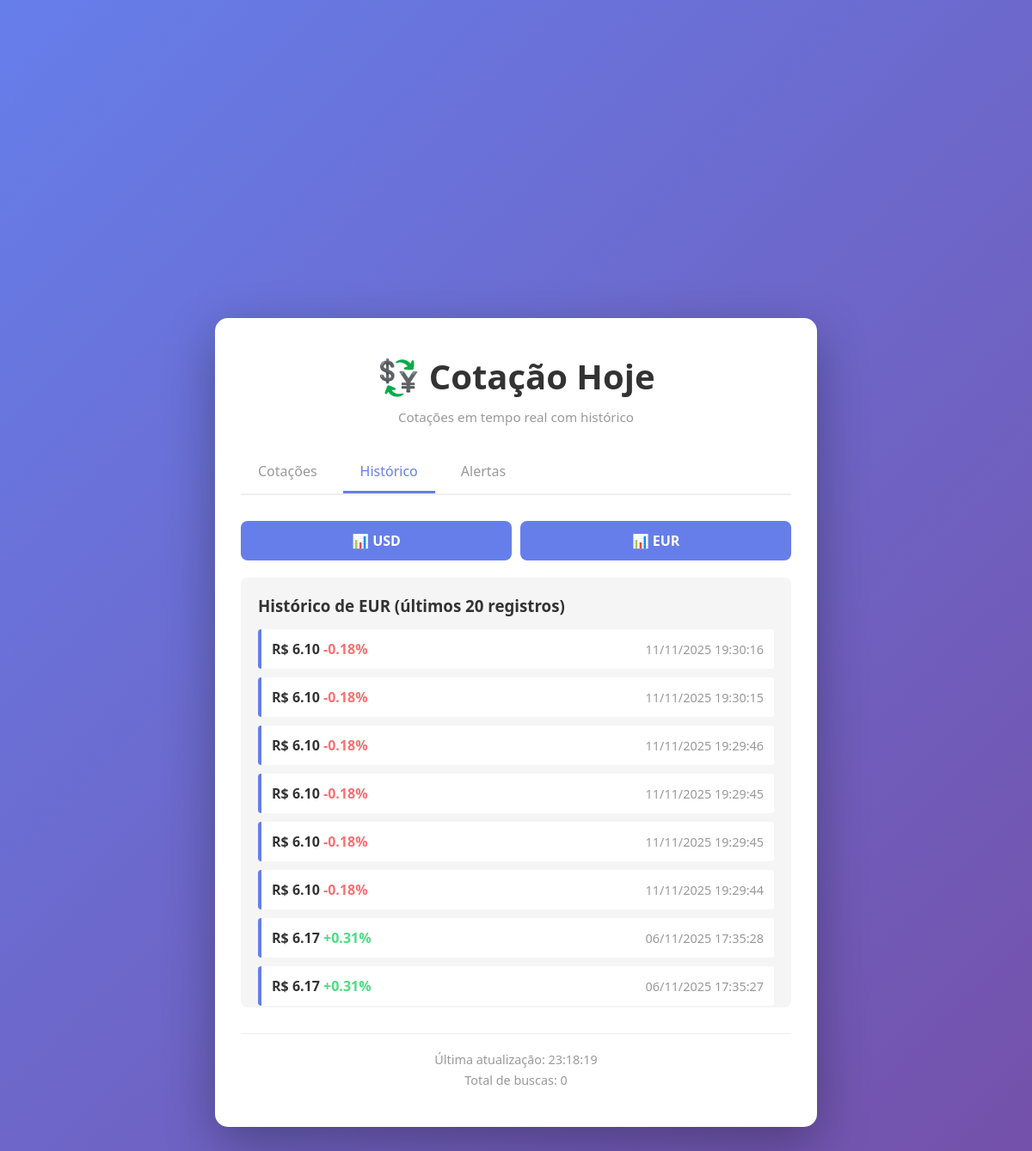
/historico?moeda=EUR, run on the app's committed database.
### models.py (models this page shows)
class Cotacao(db.Model):
    __tablename__ = 'cotacoes'
    id = db.Column(db.Integer, primary_key=True)
    moeda = db.Column(db.String(3), nullable=False)
    nome_moeda = db.Column(db.String(100), nullable=False)
    valor_atual = db.Column(db.Float, nullable=False)
    variacao = db.Column(db.Float, nullable=False)
    timestamp_api = db.Column(db.String(50), nullable=False)
    criado_em = db.Column(db.DateTime, nullable=False, default=datetime.now)
    def para_dict(self):
        return {
            'id': self.id,
            'moeda': self.moeda,
            'nome_moeda': self.nome_moeda,
            'valor_atual': self.valor_atual,
            'variacao': self.variacao,
            'timestamp_api': self.timestamp_api,
            'criado_em': self.criado_em.strftime('%d/%m/%Y %H:%M:%S')
        }

### app.py (the view)
@app.route('/historico')
def historico():
    moeda = request.args.get('moeda', 'USD').upper()
    if moeda not in ['USD', 'EUR']:
        moeda = 'USD'
    historico_dados = cotacao_service.obter_historico(moeda, 20)
    return render_template(
        'index.html',
        pagina='historico',
        moeda=moeda,
        historico=historico_dados,
        atualizado_em=estado_app["atualizado_em"],
        total_buscas=estado_app["total_buscas"],
        alertas_disparados=estado_app["alertas_disparados"]  # ✅ NOVO
    )

### cotacao_service.py (called while the page is built)
    def obter_historico(self, moeda='USD', limite=10):
        try:
            cotacoes = Cotacao.query.filter_by(moeda=moeda)\
                                    .order_by(Cotacao.criado_em.desc())\
                                    .limit(limite)\
                                    .all()
            return [c.para_dict() for c in cotacoes]
        except Exception as e:
            print(f"Erro ao buscar histórico: {e}")
            return []

### templates/index.html (shortened to what this page needs)
<!DOCTYPE html>
<html lang="pt-BR">
<head>
    <link rel="stylesheet" href="{{ url_for('static', filename='style.css') }}">
</head>
<body>
    <div class="container">
        <header>
            <h1>💱 Cotação Hoje</h1>
            <p class="subtitulo">Cotações em tempo real com histórico</p>
        </header>
        <div class="abas">
            <a href="/" class="aba-botao {% if pagina == 'cotacoes' %}ativo{% endif %}">Cotações</a>
            <a href="/historico" class="aba-botao {% if pagina == 'historico' %}ativo{% endif %}">Histórico</a>
            <a href="/alertas" class="aba-botao {% if pagina == 'alertas' %}ativo{% endif %}">Alertas</a>
        </div>
        <div id="conteudo-principal" class="conteudo-principal">
            {% if pagina == 'cotacoes' %}
                <div id="cotacoes-container" class="cotacoes-container">
                    {% if cotacoes %}
                        <div class="cotacao-card">
                            <div class="cotacao-moeda">💵 {{ cotacoes.usd.nome }}</div>
                            <div class="cotacao-valor">R$ {{ "%.2f"|format(cotacoes.usd.valor_atual) }}</div>
                            <div class="cotacao-variacao {% if cotacoes.usd.variacao >= 0 %}variacao-positiva{% else %}variacao-negativa{% endif %}">
                                {% if cotacoes.usd.variacao >= 0 %}+{% endif %}{{ "%.2f"|format(cotacoes.usd.variacao) }}%
                            </div>
                        </div>
                        <div class="cotacao-card">
                            <div class="cotacao-moeda">💶 {{ cotacoes.eur.nome }}</div>
                            <div class="cotacao-valor">R$ {{ "%.2f"|format(cotacoes.eur.valor_atual) }}</div>
                            <div class="cotacao-variacao {% if cotacoes.eur.variacao >= 0 %}variacao-positiva{% else %}variacao-negativa{% endif %}">
                                {% if cotacoes.eur.variacao >= 0 %}+{% endif %}{{ "%.2f"|format(cotacoes.eur.variacao) }}%
                            </div>
                        </div>
                    {% else %}
                        <div class="carregando"><p>⚠️ Sem dados disponíveis</p></div>
                    {% endif %}
                </div>
            {% elif pagina == 'historico' %}
                <div class="historico-opcoes">
                    <a href="/historico?moeda=USD" class="botao-historico">📊 USD</a>
                    <a href="/historico?moeda=EUR" class="botao-historico">📊 EUR</a>
                </div>
                <div id="historico-container" class="historico-container">
                    {% if historico %}
                        <h3>Histórico de {{ moeda }} (últimos 20 registros)</h3>
                        {% for item in historico %}
                            <div class="historico-item">
                                <div class="historico-valor">
                                    R$ {{ "%.2f"|format(item.valor_atual) }}
                                    <span class="{% if item.variacao >= 0 %}variacao-positiva{% else %}variacao-negativa{% endif %}">
                                        {% if item.variacao >= 0 %}+{% endif %}{{ "%.2f"|format(item.variacao) }}%
                                    </span>
                                </div>
                                <div class="historico-timestamp">{{ item.criado_em }}</div>
                            </div>
                        {% endfor %}
                    {% else %}
                        <div class="carregando"><p>Sem histórico disponível</p></div>
                    {% endif %}
                </div>
            {% endif %}
        </div>
        <footer>
            <p id="ultima-atualizacao" class="ultima-atualizacao">
                Última atualização: {{ atualizado_em or '--:--:--' }}
            </p>
            <p id="total-buscas" class="total-buscas">
                Total de buscas: {{ total_buscas or 0 }}
            </p>
        </footer>
    </div>
</body>
</html>

### static/style.css (style rules this page uses)
* { margin: 0; padding: 0; box-sizing: border-box; }
body { font-family: 'Segoe UI', Tahoma, Geneva, Verdana, sans-serif; background: linear-gradient(135deg, #667eea 0%, #764ba2 100%); min-height: 100vh; display: flex; align-items: center; justify-content: center; padding: 20px; }
.container { background: white; border-radius: 15px; box-shadow: 0 20px 60px rgba(0, 0, 0, 0.3); max-width: 700px; width: 100%; padding: 40px 30px; animation: slideUp 0.5s ease-out; }
header { text-align: center; margin-bottom: 30px; }
header h1 { color: #333; font-size: 2.5em; margin-bottom: 10px; }
header .subtitulo { color: #999; font-size: 0.95em; }
.abas { display: flex; gap: 10px; margin-bottom: 30px; border-bottom: 2px solid #eee; }
.aba-botao { padding: 12px 20px; background: none; border: none; cursor: pointer; font-size: 1em; color: #999; border-bottom: 3px solid transparent; transition: all 0.3s ease; font-weight: 500; text-decoration: none; display: inline-block; }
.aba-botao.ativo { color: #667eea; border-bottom-color: #667eea; }
.variacao-positiva { color: #4ade80; }
.variacao-negativa { color: #f87171; }
.historico-opcoes { display: flex; gap: 10px; margin-bottom: 20px; }
.botao-historico { flex: 1; padding: 12px; background: #667eea; color: white; border: none; border-radius: 8px; cursor: pointer; font-weight: 600; transition: background 0.3s ease; text-decoration: none; text-align: center; display: inline-block; }
.historico-container { background: #f5f5f5; border-radius: 8px; padding: 20px; max-height: 500px; overflow-y: auto; }
.historico-container h3 { margin-bottom: 15px; color: #333; }
.historico-item { background: white; padding: 12px; margin-bottom: 10px; border-left: 4px solid #667eea; border-radius: 4px; display: flex; justify-content: space-between; align-items: center; }
.historico-valor { font-weight: bold; color: #333; }
.historico-timestamp { color: #999; font-size: 0.9em; }
footer { text-align: center; border-top: 1px solid #eee; padding-top: 20px; margin-top: 30px; }
.ultima-atualizacao, .total-buscas { color: #999; font-size: 0.9em; margin-bottom: 5px; }

### data on the page
Cotacao: valor_atual "6.10", variacao "-0.18", criado_em "11/11/2025 19:30:16"
Cotacao: valor_atual "6.10", variacao "-0.18", criado_em "11/11/2025 19:30:15"
Cotacao: valor_atual "6.10", variacao "-0.18", criado_em "11/11/2025 19:29:46"
Cotacao: valor_atual "6.10", variacao "-0.18", criado_em "11/11/2025 19:29:45"
Cotacao: valor_atual "6.10", variacao "-0.18", criado_em "11/11/2025 19:29:45"
Cotacao: valor_atual "6.10", variacao "-0.18", criado_em "11/11/2025 19:29:44"
Cotacao: valor_atual "6.17", variacao "0.31", criado_em "06/11/2025 17:35:28"
Cotacao: valor_atual "6.17", variacao "0.31", criado_em "06/11/2025 17:35:27"

### other printed values
{{ moeda }} "EUR"
{{ atualizado_em or '--:--:--' }} "23:18:19"
{{ total_buscas or 0 }} "0"
